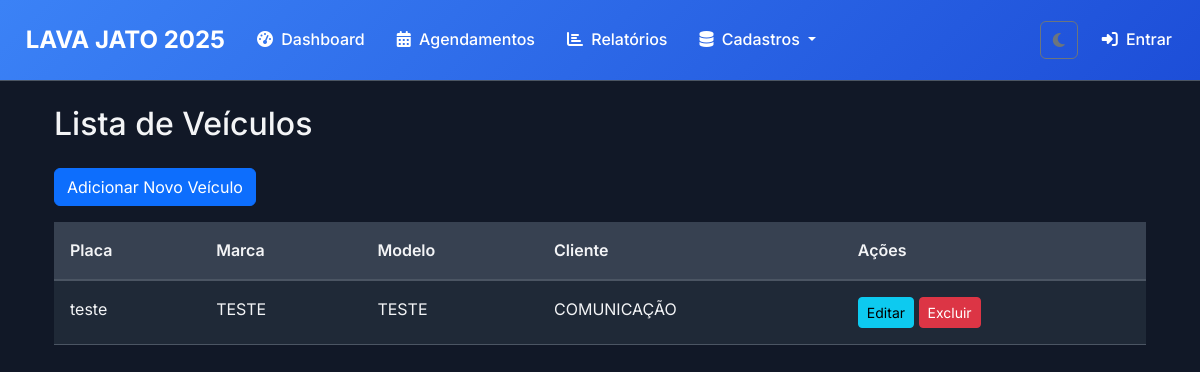
The page /veiculos/ on the database its author committed.
### clientes/models.py (models this page shows, shortened)
class Veiculo(models.Model):
    TIPOS_VEICULO = [
        ('CARRO', 'Carro'),
        ('MOTO', 'Moto'),
        ('CAMINHAO', 'Caminhão'),
        ('ONIBUS', 'Ônibus'),
        ('VAN', 'Van'),
        ('PICKUP', 'Pick-up'),
        ('OUTROS', 'Outros'),
    ]
    cliente = models.ForeignKey(Cliente, on_delete=models.CASCADE, related_name='veiculos')
    placa = models.CharField('Placa', max_length=10, unique=True)
    modelo = models.CharField('Modelo', max_length=100)
    marca = models.CharField('Marca', max_length=50)
    ano = models.PositiveIntegerField('Ano', null=True, blank=True)
    cor = models.CharField('Cor', max_length=30, blank=True)
    tipo = models.CharField('Tipo', max_length=20, choices=TIPOS_VEICULO, default='CARRO')
    observacoes = models.TextField('Observações', blank=True)
    ativo = models.BooleanField('Ativo', default=True)
    class Meta:
        verbose_name = 'Veículo'
        verbose_name_plural = 'Veículos'
        ordering = ['placa']

class Cliente(models.Model):
    nome = models.CharField('Nome', max_length=200)
    telefone = models.CharField('Telefone', max_length=20, blank=True)
    email = models.EmailField('E-mail', blank=True)
    observacoes = models.TextField('Observações', blank=True)
    ativo = models.BooleanField('Ativo', default=True)
    class Meta:
        verbose_name = 'Cliente'
        verbose_name_plural = 'Clientes'
        ordering = ['nome']

### clientes/views.py (the view)
# urls.py: path("veiculos/", views.veiculo_list, name="veiculo_list"),
def veiculo_list(request):
    veiculos = Veiculo.objects.all()
    return render(request, 'clientes/veiculo_list.html', {'veiculos': veiculos})

### templates/clientes/veiculo_list.html (shortened to what this page needs)
{% extends 'base/base.html' %}
{% block content %}
<div class="container mt-4">
    <h2 class="mb-4">Lista de Veículos</h2>
    <a href="{% url 'veiculo_create' %}" class="btn btn-primary mb-3">Adicionar Novo Veículo</a>
    <div class="table-responsive">
        <table class="table table-striped table-hover">
            <thead>
                <tr>
                    <th>Placa</th>
                    <th>Marca</th>
                    <th>Modelo</th>
                    <th>Cliente</th>
                    <th>Ações</th>
                </tr>
            </thead>
            <tbody>
                {% for veiculo in veiculos %}
                <tr>
                    <td>{{ veiculo.placa }}</td>
                    <td>{{ veiculo.marca }}</td>
                    <td>{{ veiculo.modelo }}</td>
                    <td>{{ veiculo.cliente.nome }}</td>
                    <td>
                        <a href="{% url 'veiculo_update' veiculo.pk %}" class="btn btn-sm btn-info">Editar</a>
                        <a href="{% url 'veiculo_delete' veiculo.pk %}" class="btn btn-sm btn-danger">Excluir</a>
                    </td>
                </tr>
                {% empty %}
                <tr>
                    <td colspan="5">Nenhum veículo cadastrado.</td>
                </tr>
                {% endfor %}
            </tbody>
        </table>
    </div>
</div>
{% endblock %}

### static/css/base.css (style rules this page uses)
:root { --color-scheme: dark; --primary-color: #3b82f6; --primary-dark: #1d4ed8; --success-color: #10b981; --success-dark: #059669; --warning-color: #f59e0b; --danger-color: #ef4444; --info-color: #3b82f6; --purple-color: #8b5cf6; --gray-color: #6b7280; --background-color: #111827; --card-bg: #1f2937; --card-header-bg: #374151; --input-bg: #374151; --input-focus-bg: #4b5563; --hover-bg: #374151; --text-light: #f3f4f6; --text-muted: #9ca3af; --text-placeholder: #6b7280; --text-white: #ffffff; --border-color: #4b5563; --border-focus-color: #3b82f6; --campo-texto-bg: #4b5563; }
* { margin: 0; padding: 0; box-sizing: border-box; }
body { font-family: 'Inter', sans-serif; background-color: var(--background-color); color: var(--text-light); line-height: 1.6; transition: background-color 0.3s ease, color 0.3s ease; }
h1, h2, h3, h4, h5, h6 { color: var(--text-light); }

### static/css/components.css (style rules this page uses)
.table { width: 100%; margin-bottom: 1rem; color: var(--text-light); vertical-align: top; border-color: var(--border-color); }
.table > :not(caption) > * > * { padding: 1rem; background-color: var(--card-bg); border-bottom-width: 1px; color: var(--text-light); box-shadow: inset 0 0 0 9999px var(--bs-table-accent-bg, transparent); }
.table thead th { background-color: var(--card-header-bg); color: var(--text-light); font-weight: 600; border-bottom-width: 2px; }

### static/css/pages.css (style rules this page uses)
h1, h2, h3, h4, h5, h6 { color: var(--text-light); }

### rows shown on the page
Veiculo: placa "teste", marca "TESTE", modelo "TESTE", cliente.nome "COMUNICAÇÃO"
